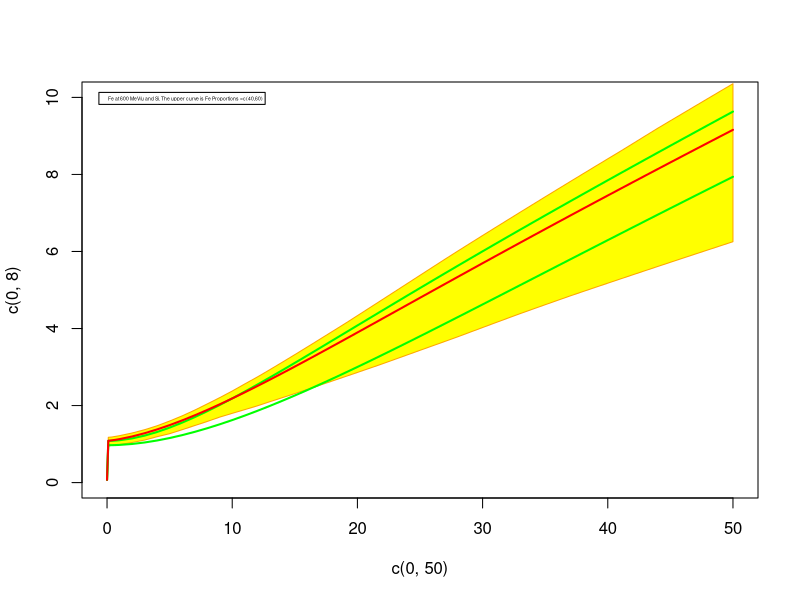
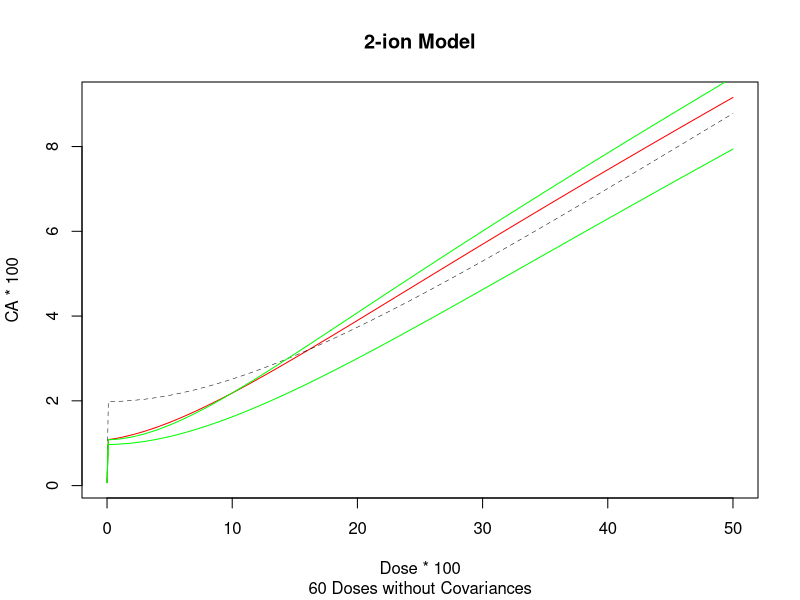

Reproduce these figures in R, in order. (Note: this script raises an error after producing the figures.)

library(deSolve) # package for solving differential equations
library(minpack.lm) # package for non-linear regression #rks to laz: I think we probably can just use nls() in stats, not nlsLM from linpack. Please check in R documentation if there is any functional difference at all
library(mvtnorm) # package for calculating confidence intervals by Monte Carlo simulation based on variance-covariance matrices #rks to laz: I added to comment.Please check that my addition is OK.
#rm(list=ls())
set.seed(19970101)

####2-ion 60 dose
d_2ion = c(seq(0, 0.009, 0.001), seq(0.01, 0.5, by = 0.01))
#Assuming the working directory is the location of this R file (On Github the csv file is in the same location as this R file)
two_ion_MIXDER = read.csv("2ionMonteCarlo.csv") #This is the Monte Carlo results with seed 19970101

#The graphing part
d1 <- two_ion_MIXDER$d
CA1 <- two_ion_MIXDER$CA
simpleeffect1 <- two_ion_MIXDER$simpleeffect
silicon1 <- two_ion_MIXDER$silicon
ironsix1 <- two_ion_MIXDER$ironsix
plot(c(0,50),c(0,8),xlim=c(0,50),ylim=c(0,10),pch=0, col='white') # RKS to PSW. This allows a really intense ribbon which gets overwritten by the curves. I was not able to get the same effect with opacities.
legend(x = "topleft", legend = "Fe at 600 MeV/u and Si. The upper curve is Fe Proportions =c(40,60)", cex = .3, inset = 0.025) # RKS to PSW. Please don't annotate. Use tiny legends with detailed information instead Are the proportions actually 40%-60% or did I remember wrong? Is Fe the upper or lower curve?
polygon(c(d1*100,rev(d1*100)),c(two_ion_MIXDER$CI_lower * 100, rev(two_ion_MIXDER$CI_upper * 100)), col = rgb(1, 1, 0, 1),
        border = 'orange') # RKS to PSW. Yellow is the best color for ribbons. (it is terrible for lines)
# main="2-ion Model" etc. not needed, using small legend instead
#lines(x = d1 * 100, y = simpleeffect1 * 100, col = "black", lty = 2, lwd = 0.5) # RKS to PSW. Monte Carlo ribbon plots will never include simple effect additivity curves 
lines(x = d1 * 100, y = silicon1* 100, col = "green", lwd=2)  
lines(x = d1 * 100, y = ironsix1* 100, col = "green", lwd=2)
#lines(x= d1*100 , y = two_ion_MIXDER$CI_upper * 100, lty = 'dashed', col = 'red')
#lines(x= d1*100 , y = two_ion_MIXDER$CI_lower * 100, lty = 'dashed', col = 'red')
lines(x = d1 * 100, y = CA1 * 100, type = "l", lwd=2, col = "red") # RKS to PSW. This way the incremental effect additivity curve, which should almost always be solid red and which we always want to emphasize, overwrites all the other curves.

###2-ion 60 dose without covariances (larger CI's)
#Assuming the working directory is the location of this R file (On Github the csv file is in the same location as this R file)
two_ion_MIXDER_var <- read.csv("2ionMonteCarlovar.csv")

#The graphing part
plot(x = d1 * 100, y = CA1 * 100, type = "l", col = "red", main="2-ion Model", sub="60 Doses without Covariances", 
     xlab="Dose * 100", ylab="CA * 100")
lines(x = d1 * 100, y = simpleeffect1 * 100, col = "black", lty = 2, lwd = 0.5)
lines(x = d1 * 100, y = silicon1* 100, col = "green")  
lines(x = d1 * 100, y = ironsix1* 100, col = "green")
lines(x= d1*100 , y = two_ion_MIXDER_var$CI_upper * 100, lty = 'dashed', col = 'red')
lines(x= d1*100 , y = two_ion_MIXDER_var$CI_lower * 100, lty = 'dashed', col = 'red')
polygon(c(d1*100,rev(d1*100)),c(two_ion_MIXDER_var$CI_lower * 100, rev(two_ion_MIXDER_var$CI_upper * 100)),col = rgb(1, 0, 0,0.5), border = NA)


####6-ion 50 dose
d_6ion <- c(seq(0, 0.009, 0.001), seq(0.01, 0.4, by = 0.01))
six_ion_MIXDER <- read.csv("6ionMonteCarlo.csv")

#the graphing part
d11 <- six_ion_MIXDER$d
CA11 <- six_ion_MIXDER$CA
simpleeffect11 <- six_ion_MIXDER$simpleeffect
silicon11 <- six_ion_MIXDER$silicon
titanium11 <- six_ion_MIXDER$titanium
ironthree11 <- six_ion_MIXDER$ironthree
ironfour11 <- six_ion_MIXDER$ironfour
ironsix11 <- six_ion_MIXDER$ironsix
oxygen11 <- six_ion_MIXDER$oxygen
plot(x = d11 * 100, y = CA11 * 100, type = "l", col = "red", main="6-ion Model", sub="Full 50 Doses", 
     xlab="Dose * 100", ylab="CA * 100")
lines(x = d11 * 100, y = simpleeffect11 * 100, col = "black", lty = 2, lwd = 0.5)
lines(x = d11 * 100, y = silicon11* 100, col = "green")  
lines(x = d11 * 100, y = titanium11* 100, col = "green")
lines(x = d11 * 100, y = ironthree11* 100, col = "green")  
lines(x = d11 * 100, y = ironfour11* 100, col = "green")
lines(x = d11 * 100, y = ironsix11* 100, col = "green")  
lines(x = d11 * 100, y = oxygen11* 100, col = "green")
lines(x= d11*100 , y = six_ion_MIXDER$CI_upper * 100, lty = 'dashed', col = 'red')
lines(x= d11*100 , y = six_ion_MIXDER$CI_lower * 100, lty = 'dashed', col = 'red')
polygon(c(d11*100,rev(d11*100)),c(six_ion_MIXDER$CI_lower * 100, rev(six_ion_MIXDER$CI_upper * 100)),col = rgb(1, 0, 0,0.5), border = NA)

####6-ion 10 dose
d_6ion_small <- d_6ion[seq(1, 50, by = 5)] 
six_ion_MIXDER_small <- six_ion_MIXDER[seq(1, 50, by = 5),]

#the graphing part
d22 <- six_ion_MIXDER_small$d
CA22 <- six_ion_MIXDER_small$CA
simpleeffect22 <- six_ion_MIXDER_small$simpleeffect
silicon22 <- six_ion_MIXDER_small$silicon
titanium22 <- six_ion_MIXDER_small$titanium
ironthree22 <- six_ion_MIXDER_small$ironthree
ironfour22 <- six_ion_MIXDER_small$ironfour
ironsix22 <- six_ion_MIXDER_small$ironsix
oxygen22 <- six_ion_MIXDER_small$oxygen
plot(x = d22 * 100, y = CA22 * 100, type = "l", col = "red", main="6-ion Model", sub="10 Doses", 
     xlab="Dose * 100", ylab="CA * 100")
lines(x = d22 * 100, y = simpleeffect22 * 100, col = "black", lty = 2, lwd = 0.5)
lines(x = d22 * 100, y = silicon22* 100, col = "green")  
lines(x = d22 * 100, y = titanium22* 100, col = "green")
lines(x = d22 * 100, y = ironthree22* 100, col = "green")  
lines(x = d22 * 100, y = ironfour22* 100, col = "green")
lines(x = d22 * 100, y = ironsix22* 100, col = "green")  
lines(x = d22 * 100, y = oxygen22* 100, col = "green")
lines(x= d22*100 , y = six_ion_MIXDER_small$CI_upper * 100, lty = 'dashed', col = 'red')
lines(x= d22*100 , y = six_ion_MIXDER_small$CI_lower * 100, lty = 'dashed', col = 'red')
polygon(c(d22*100,rev(d22*100)),c(six_ion_MIXDER_small$CI_lower * 100, rev(six_ion_MIXDER_small$CI_upper * 100)),col = rgb(1, 0, 0,0.5), border = NA)

####6-ion 50 dose without covariances (larger Ci's)
six_ion_MIXDER_var <- read.csv("6ionMonteCarlovar.csv")

#the graphing part
d22 <- six_ion_MIXDER_var$d
CA22 <- six_ion_MIXDER_var$CA
simpleeffect22 <- six_ion_MIXDER_var$simpleeffect
silicon22 <- six_ion_MIXDER_var$silicon
titanium22 <- six_ion_MIXDER_var$titanium
ironthree22 <- six_ion_MIXDER_var$ironthree
ironfour22 <- six_ion_MIXDER_var$ironfour
ironsix22 <- six_ion_MIXDER_var$ironsix
oxygen22 <- six_ion_MIXDER_var$oxygen
plot(x = d22 * 100, y = CA22 * 100, type = "l", col = "red", main="6-ion Model", sub="50 Doses without Covariances", 
     xlab="Dose * 100", ylab="CA * 100")
lines(x = d22 * 100, y = simpleeffect22 * 100, col = "black", lty = 2, lwd = 0.5)
lines(x = d22 * 100, y = silicon22* 100, col = "green")  
lines(x = d22 * 100, y = titanium22* 100, col = "green")
lines(x = d22 * 100, y = ironthree22* 100, col = "green")  
lines(x = d22 * 100, y = ironfour22* 100, col = "green")
lines(x = d22 * 100, y = ironsix22* 100, col = "green")  
lines(x = d22 * 100, y = oxygen22* 100, col = "green")
lines(x= d22*100 , y = six_ion_MIXDER_var$CI_upper * 100, lty = 'dashed', col = 'red')
lines(x= d22*100 , y = six_ion_MIXDER_var$CI_lower * 100, lty = 'dashed', col = 'red')
polygon(c(d22*100,rev(d22*100)),c(six_ion_MIXDER_var$CI_lower * 100, rev(six_ion_MIXDER_var$CI_upper * 100)),col = rgb(1, 0, 0,0.5), border = NA)
